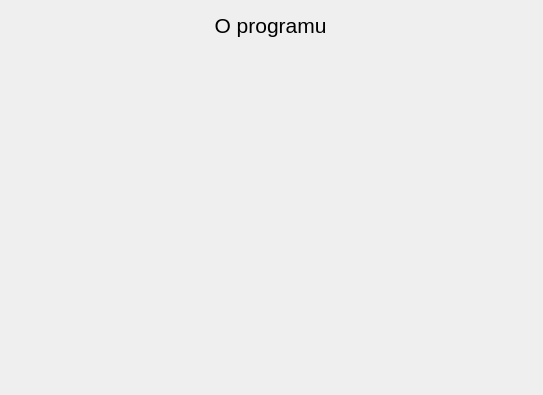
<?xml version="1.0" encoding="UTF-8"?>
<ui version="4.0">
 <class>About</class>
 <widget class="QWidget" name="About">
  <property name="geometry">
   <rect>
    <x>0</x>
    <y>0</y>
    <width>543</width>
    <height>395</height>
   </rect>
  </property>
  <property name="windowTitle">
   <string>Form</string>
  </property>
  <widget class="QLabel" name="label">
   <property name="geometry">
    <rect>
     <x>10</x>
     <y>10</y>
     <width>521</width>
     <height>31</height>
    </rect>
   </property>
   <property name="font">
    <font>
     <pointsize>16</pointsize>
    </font>
   </property>
   <property name="text">
    <string>O programu</string>
   </property>
   <property name="alignment">
    <set>Qt::AlignCenter</set>
   </property>
  </widget>
 </widget>
 <resources/>
 <connections/>
</ui>
